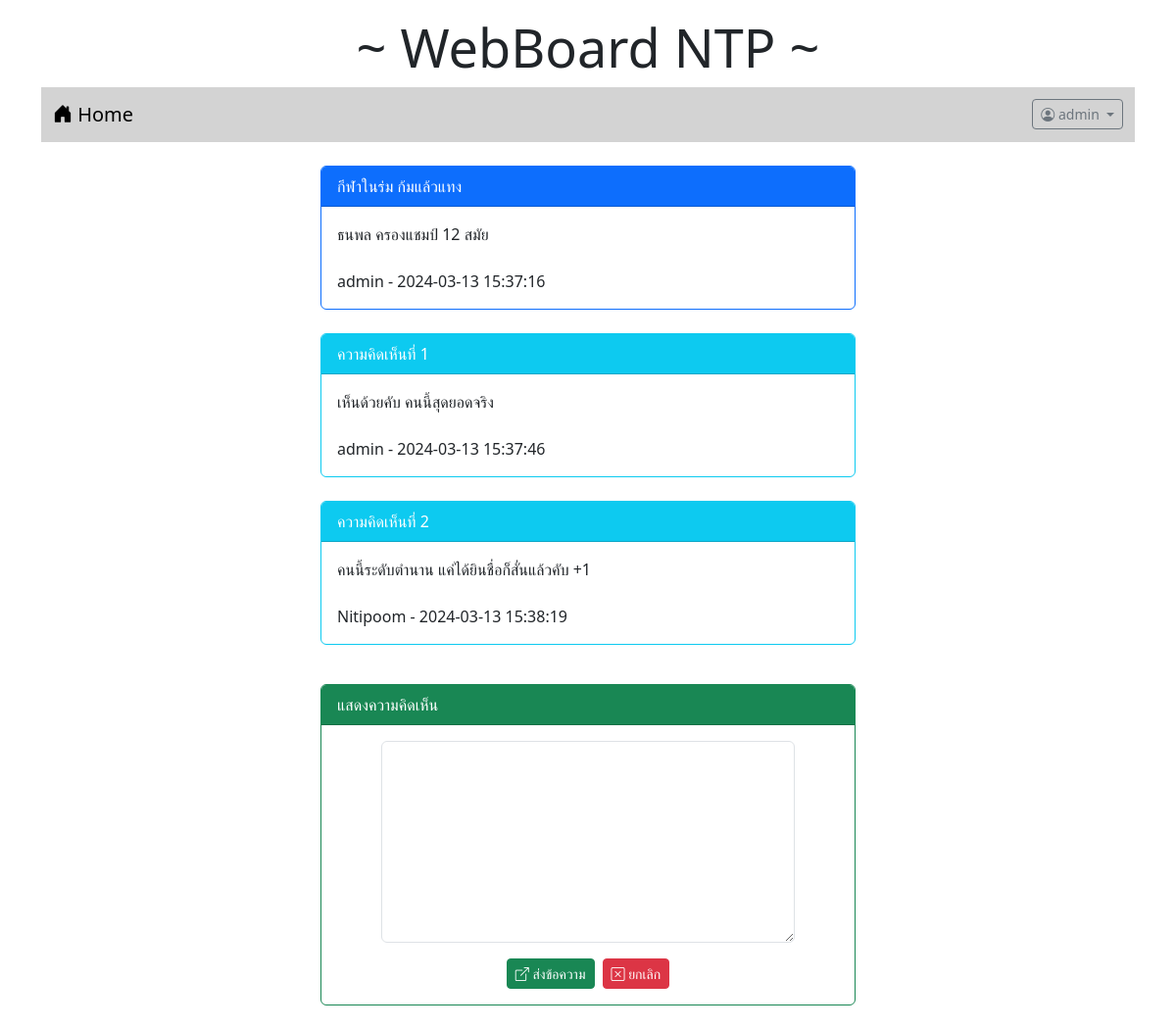
/post.php?id=3 (signed in), run on the app's committed database.
### tables this page shows
CREATE TABLE `post` (
  `id` int(11) NOT NULL,
  `title` varchar(128) NOT NULL,
  `content` varchar(2048) NOT NULL,
  `post_date` datetime NOT NULL,
  `cat_id` int(11) NOT NULL,
  `user_id` int(11) NOT NULL
);

CREATE TABLE `user` (
  `id` int(11) NOT NULL,
  `login` varchar(32) NOT NULL,
  `password` varchar(64) NOT NULL,
  `name` varchar(64) NOT NULL,
  `gender` char(1) NOT NULL,
  `email` varchar(32) NOT NULL,
  `role` char(1) NOT NULL
);

CREATE TABLE `comment` (
  `id` int(11) NOT NULL,
  `content` mediumtext NOT NULL,
  `post_date` datetime NOT NULL,
  `user_id` int(11) NOT NULL,
  `post_id` int(11) NOT NULL
);

### post.php (the view, shortened to what this page needs)
<!DOCTYPE html>
<html lang="en">
<head>
    <link rel="stylesheet" href="bootstrap-5.3.2-dist/css/bootstrap.min.css">
    <link rel="stylesheet" href="https://cdn.jsdelivr.net/npm/bootstrap-icons@1.11.3/font/bootstrap-icons.min.css">
</head>
<body>
    <div class="container-lg">
    <h1 style="text-align: center;font-size: 54px;"class="mt-3">~ WebBoard NTP ~</h1>
        <?php include "nav.php" ?>
        <div class="row mt-4">
            <div class="col-lg-3 col-md-2 col-sm-1"></div>
            <div class="col-lg-6 col-md-8 col-sm-10">
                <?php
                    $conn=new PDO("mysql:host=localhost;dbname=webboard;charset=utf8","root","");
                    $sql="select post.title,post.content,post.post_date,user.login
                    from post inner join user on
                    (post.user_id = user.id) where post.id = $_GET[id]";
                    $result=$conn->query($sql);
                    while($row = $result->fetch()) {
                        echo "<div class='card border-primary'>";
                        echo "<div class='card-header bg-primary text-white'>$row[0]</div>";
                        echo "<div class='card-body'>$row[1]<br><br>$row[3] - $row[2]</div>";
                        echo "</div><br>";
                    }
                ?>
                <?php
                    $conn=new PDO("mysql:host=localhost;dbname=webboard;charset=utf8","root","");
                    $sql="select comment.content,comment.post_date,user.login
                    from comment inner join user on
                    (comment.user_id = user.id) where comment.post_id = $_GET[id]";
                    $result=$conn->query($sql);
                    $i = 1;
                    while($row = $result->fetch()) {
                        echo "<div class='card border-info'>";
                        echo "<div class='card-header bg-info text-white'>ความคิดเห็นที่ $i</div>";
                        echo "<div class='card-body'>$row[0]<br><br>$row[2] - $row[1]</div>";
                        echo "</div><br>";
                        $i = $i+1;
                    }
                ?>
                <?php if(isset($_SESSION['id'])) { ?>
                <div class="card border-success mt-3">
                    <div class="card-header bg-success text-white">แสดงความคิดเห็น</div>
                    <div class="card-body">
                        <form action="post_save.php" method="post">
                            <div class="row mb3 justify-content-center">
                                <div class="col-lg-10">
                                    <textarea name="comment" rows="8"
                                    class="form-control" require></textarea>
                                </div>
                            </div>
                            <div class="row mt-3">
                                <div class="col-lg-12 d-flex justify-content-center">
                                    <button type="submit" class="btn btn-success btn-sm text-white">
                                        <i class="bi bi-box-arrow-up-right"></i> ส่งข้อความ
                                    </button>
                                    <button type="reset" class="btn btn-danger btn-sm ms-2">
                                        <i class="bi bi-x-square"></i> ยกเลิก
                                    </button>
                                </div>
                            </div>
                        </form>
                    </div>
                </div>
                <?php } ?>
                <br>
            </div>
            <div class="col-lg-3 col-md-2 col-sm-1"></div>
        </div>
    </div>
</body>
</html>

### data on the page
post: title "กีฬาในร่ม ก้มแล้วแทง", content "ธนพล ครองแชมป์ 12 สมัย", user.login "admin", post_date "2024-03-13 15:37:16"
comment: content "เห็นด้วยคับ คนนี้สุดยอดจริง", user.login "admin", post_date "2024-03-13 15:37:46"
comment: content "คนนี้ระดับตำนาน แค่ได้ยินชื่อก็สั่นแล้วคับ +1", user.login "Nitipoom", post_date "2024-03-13 15:38:19"

### other printed values
$_SESSION['username'] "admin"
